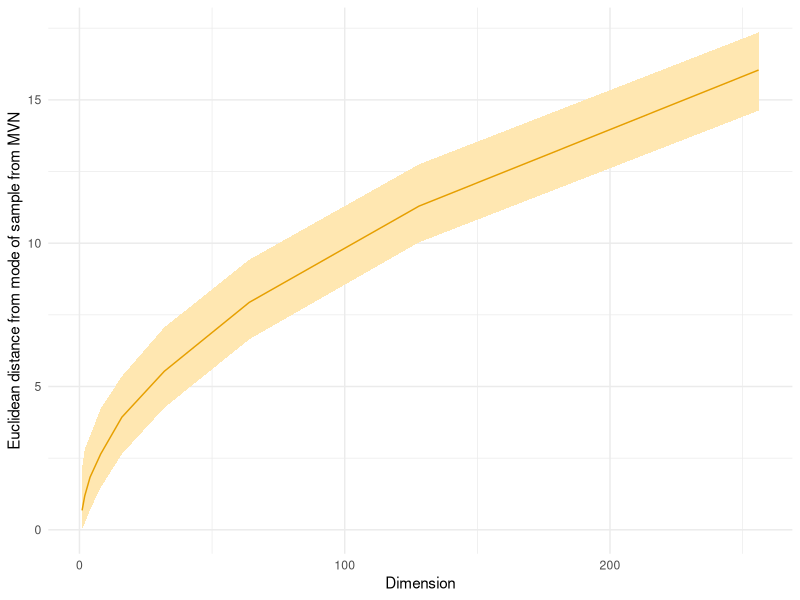
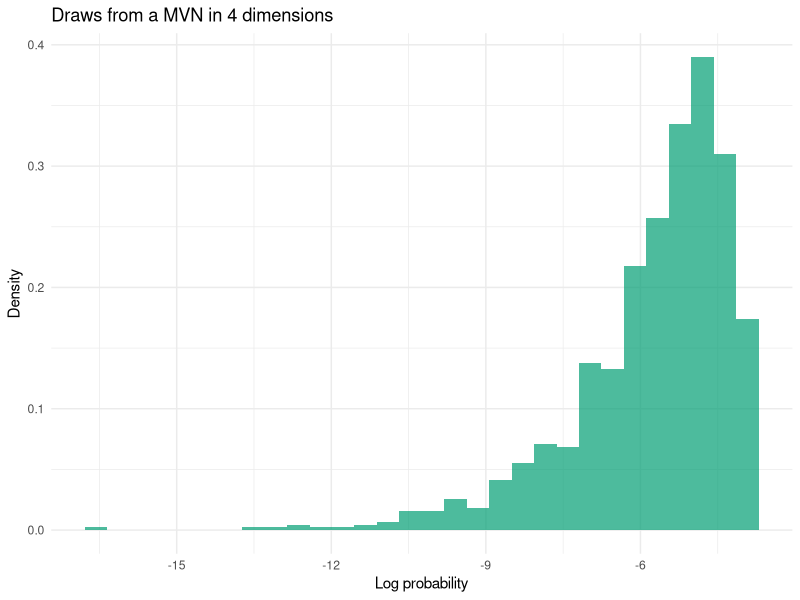
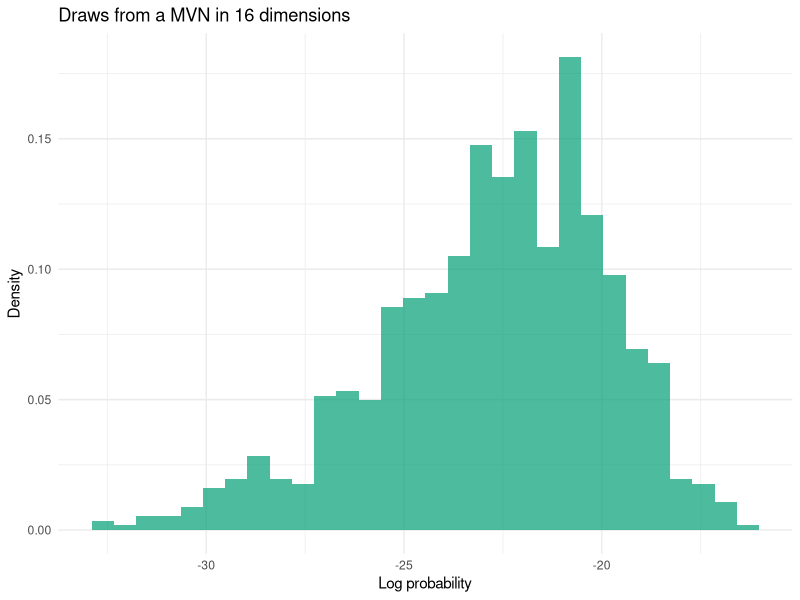

Write the R code that produced these figures, in order.
## ---- chunk 1
library(ggplot2)
library(purrr)
pal <- c("#56B4E9", "#009E73", "#E69F00")
## ---- chunk 2
df <- purrr::map_df(2^{0:8}, function(x) {
  samps <- sqrt(rchisq(n = 1000, df = x))
  quans <- quantile(samps, c(0.025, 0.5, 0.975))
  return(c("dof" = x, quans))
})

ggplot(df, aes(x = dof, y = `50%`)) +
  geom_ribbon(aes(ymin = `2.5%`, ymax = `97.5%`), fill = "#FFE7B1") +
  geom_line(color = pal[3]) +
  theme_minimal() +
  labs(x = "Dimension", y = "Euclidean distance from mode of sample from MVN")
## ---- chunk 3
library(ggplot2)
dim <- 2

lp_histogram <- function(dim) {
  samps <- MASS::mvrnorm(n = 1000, mu = rep(0, times = dim), Sigma = diag(nrow = dim, ncol = dim))
  lp <- apply(dnorm(samps, log = TRUE), 1, sum)
  text <- paste0("Draws from a MVN in ", dim, " dimensions") 
  ggplot(data = data.frame("lp" = lp) , aes(x = lp, after_stat(density))) +
    geom_histogram(fill = pal[2], alpha = 0.7) +
    theme_minimal() +
    labs(x = "Log probability", y = "Density", title = text)
}

lp_histogram(4)
## ---- chunk 4
lp_histogram(16)
